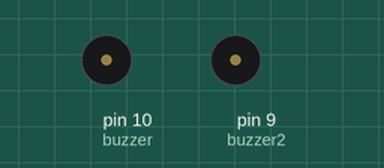
Simulated run of this sketch. Board: Arduino Uno, built with avr-gcc and run on an emulated ATmega328P. Shown: buzzer (waves = sounding, pin HIGH).

Above: at 0.6 s.
At 2.23 s:
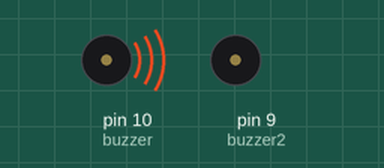
Timing chart, 0 to 3.0 s (numbered marks = the images above):
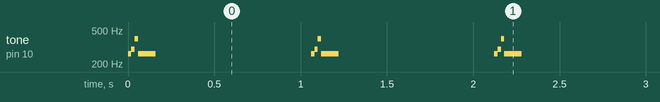

Measured:
- by itself, tone on pin 10 (buzzer): repeats every 1.1 s: 297 Hz 0.02 s, 396 Hz 0.02 s, 264 Hz 0.10 s, silent 0.90 s, 264 Hz 0.02 s

The sketch:

sketch_sep08a.ino
```cpp
int buzzer2 =  9;
int buzzer = 10;

void setup() {
  pinMode(buzzer2, OUTPUT);
  pinMode(buzzer, OUTPUT);
}

void loop() {

  //S
  tone(buzzer, 264, 100);
  delay(20);
  tone(buzzer, 297, 100);
  delay(20);
  tone(buzzer, 396, 100);
  delay(20);
  tone(buzzer, 264, 100);
  delay(1000);

}
```
